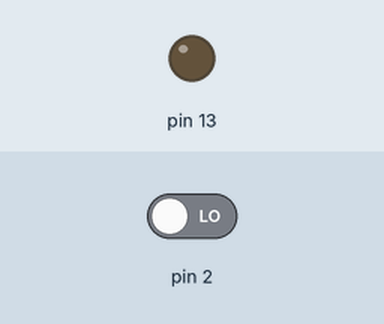
The sketch below on a simulated Arduino Uno, built with avr-gcc and run on an emulated ATmega328P. On the bench: output pins drawn as LEDs (lit = HIGH). The test bench sets the inputs (shaded band); at power-on: pin 2 LOW.

Above: at 1.2 s.
1.3 s: pin 2 driven HIGH
At 2.5 s:
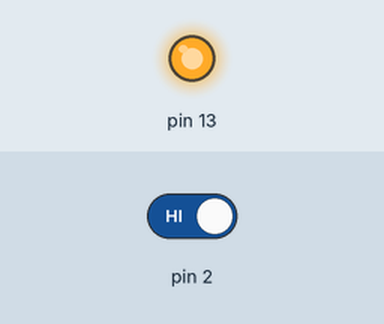
2.8 s: pin 2 driven LOW
At 3.8 s:
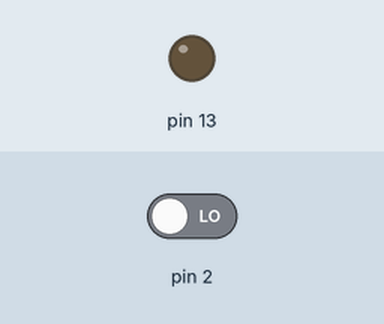
Timing chart, 0 to 5.8 s (numbered marks = the images above; inputs shaded):
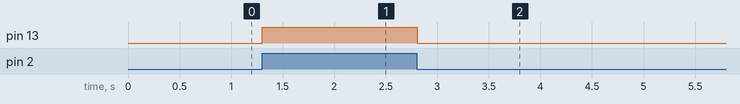

Measured:
- after the input at 1.3 s, pin 13: LOW → HIGH at once
- after the input at 2.8 s, pin 13: HIGH → LOW at once

The sketch:

main.ino
```cpp
void setup(){
  // LEDに接続した13番ピンを出力ピンに設定
  pinMode(13, OUTPUT);
}

void loop(){
    // 入力ピン(2番)がHIGHならTrue
    boolean pin2 = (digitalRead(2) == HIGH);

    // 入力ピン(2番)がHIGHならばLED点灯
    if (pin2==true){
        digitalWrite(13, HIGH);
    }
    // 入力ピン(2番)がLOWならばLED消灯
    else{
        digitalWrite(13, LOW);
    }
    // 10ms待機
    delay(10);
}
```
